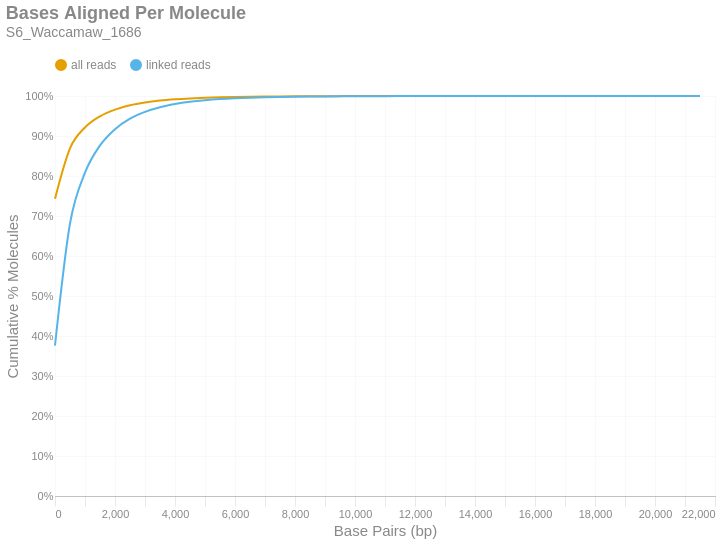

Notebook cell for this chart:
### Markdown cell above
### Bases Aligned Per Molecule
This is a cumulative frequency distribution showing the number of base pairs aligned per unique molecule. These data are shown in 500 bp bins. There are two distributions: one with `all reads` (yellow) and another with only `linked reads` (blue). The percent of molecules in the `linked reads` distribution is relative to the total number of linked molecules.

### Code cell
if SKIPLR:
    print_html(f"Skipped")
else:
    binned_df = consolidated_hist(valids['aligned_bp'], mask, 500, True)
    with SafeRender(binned_df):
        (
            density_plot(binned_df, 'Bases Aligned Per Molecule', samplename, 'basesper')
            .encode(
                x=alt.X('bin:Q', title="Base Pairs (bp)").axis(tickMinStep=500).scale(padding=0),
                y=alt.Y('value:Q', title='Cumulative % Molecules')
                    .axis(format='%')
                    .scale(domain = [0,1])
                    .stack(False),
                color=alt.Color("key:N").scale(domain = ["all reads", "linked reads"]),
                tooltip = [
                    alt.Tooltip("key:N", title = "Data Type"),
                    alt.Tooltip("range_label:N", title="Bases Aligned Per Molecule"),
                    alt.Tooltip("value:Q", format = ".2%", title="% Molecules (Cum.)")
                ]
            )
        ).display()

### Figure 1 — Vega-Lite specification as saved in the notebook (floating-point values rounded to 4 significant figures)
{"width": "container", "height": 400, "config": {"title": {"anchor": "start", "dy": -15, "fontSize": 18, "color": "#888888", "subtitleColor": "#888888", "subtitleFontSize": 14}, "arc": {"fill": "#0072B2"}, "axis": {"domainColor": "#888888", "domainWidth": 0.5, "gridWidth": 0.2, "grid": false, "titleFontWeight": 400, "titleFontSize": 15, "labelFontSize": 11, "labelColor": "#888888", "tickColor": "#888888", "tickWidth": 0.2, "titleColor": "#888888"}, "axisBand": {"grid": false}, "axisX": {"grid": true, "tickSize": 10, "domainCap": "round"}, "axisY": {"domain": false, "grid": true, "tickSize": 0, "domainCap": "round"}, "background": "transparent", "header": {"labelFontSize": 15, "labelColor": "#888888", "titleFontSize": 15, "titleFontWeight": 600, "titleColor": "#888888"}, "legend": {"labelFont": "sans-serif", "labelFontSize": 12, "labelColor": "#888888", "symbolSize": 100, "symbolType": "circle", "titleFontSize": 12, "titlePadding": 10, "titleColor": "#888888", "title": null, "orient": "top"}, "range": {"category": ["#E69F00", "#56B4E9", "#009E73", "#F0E442", "#0072B2", "#D55E00", "#CC79A7", "#000000"], "diverging": ["#cfe8f3", "#a2d4ec", "#73bfe2", "#46abdb", "#1696d2", "#12719e"]}, "area": {"fill": "#0072B2", "fillOpacity": 0.7, "line": true, "strokeOpacity": 0.7}, "line": {"color": "#0072B2", "stroke": "#0072B2", "strokeWidth": 2}, "trail": {"color": "#0072B2", "stroke": "#0072B2", "strokeWidth": 0, "size": 1}, "point": {"filled": true, "fillOpacity": 1.0, "size": 95}, "text": {"color": "#888888", "fontSize": 11, "align": "right", "fontWeight": 400, "size": 11}, "bar": {"fill": "#0072B2", "stroke": null}, "view": {"stroke": null, "continuousWidth": 660, "continuousHeight": 400}}, "data": {"name": "data-546f14a34385349429aea20e91fed79c"}, "mark": {"type": "line", "interpolate": "monotone", "point": {"opacity": 0, "size": 275}}, "encoding": {"color": {"field": "key", "scale": {"domain": ["all reads", "linked reads"]}, "type": "nominal"}, "tooltip": [{"field": "key", "title": "Data Type", "type": "nominal"}, {"field": "range_label", "title": "Bases Aligned Per Molecule", "type": "nominal"}, {"field": "value", "format": ".2%", "title": "% Molecules (Cum.)", "type": "quantitative"}], "x": {"axis": {"tickMinStep": 500}, "field": "bin", "scale": {"padding": 0}, "title": "Base Pairs (bp)", "type": "quantitative"}, "y": {"axis": {"format": "%"}, "field": "value", "scale": {"domain": [0, 1]}, "stack": false, "title": "Cumulative % Molecules", "type": "quantitative"}}, "params": [{"name": "param_c36ac31b6afebe62", "select": {"type": "point", "fields": ["key"]}, "bind": "legend"}], "title": {"text": "Bases Aligned Per Molecule", "subtitle": "S6_Waccamaw_1686"}, "transform": [{"fold": ["all reads (cumsum)", "linked reads (cumsum)"]}, {"calculate": "replace(datum.key, ' (cumsum)', '')", "as": "key"}, {"filter": {"param": "param_c36ac31b6afebe62"}}], "usermeta": {"embedOptions": {"downloadFileName": "S6_Waccamaw_1686.basesper"}}, "$schema": "https://vega.github.io/schema/vega-lite/v6.1.0.json", "datasets": {"data-546f14a34385349429aea20e91fed79c": [{"bin": "0.0", "interval": "0.0-500.0", "all reads": 0.7433, "linked reads": 0.376, "all reads (cumsum)": 0.7433, "linked reads (cumsum)": 0.376, "range_label": "0-499"}, {"bin": "500.0", "interval": "500.0-1000.0", "all reads": 0.1259, "linked reads": 0.3051, "all reads (cumsum)": 0.8692, "linked reads (cumsum)": 0.6811, "range_label": "500-999"}, {"bin": "1000.0", "interval": "1000.0-1500.0", "all reads": 0.0522, "linked reads": 0.1271, "all reads (cumsum)": 0.9214, "linked reads (cumsum)": 0.8083, "range_label": "1000-1499"}, {"bin": "1500.0", "interval": "1500.0-2000.0", "all reads": 0.02794, "linked reads": 0.06812, "all reads (cumsum)": 0.9493, "linked reads (cumsum)": 0.8764, "range_label": "1500-1999"}, {"bin": "2000.0", "interval": "2000.0-2500.0", "all reads": 0.01668, "linked reads": 0.04067, "all reads (cumsum)": 0.966, "linked reads (cumsum)": 0.9171, "range_label": "2000-2499"}, {"bin": "2500.0", "interval": "2500.0-3000.0", "all reads": 0.01083, "linked reads": 0.02641, "all reads (cumsum)": 0.9768, "linked reads (cumsum)": 0.9435, "range_label": "2500-2999"}, {"bin": "3000.0", "interval": "3000.0-3500.0", "all reads": 0.006961, "linked reads": 0.01698, "all reads (cumsum)": 0.9838, "linked reads (cumsum)": 0.9605, "range_label": "3000-3499"}, {"bin": "3500.0", "interval": "3500.0-4000.0", "all reads": 0.00475, "linked reads": 0.01158, "all reads (cumsum)": 0.9885, "linked reads (cumsum)": 0.972, "range_label": "3500-3999"}, {"bin": "4000.0", "interval": "4000.0-4500.0", "all reads": 0.0032, "linked reads": 0.007803, "all reads (cumsum)": 0.9917, "linked reads (cumsum)": 0.9798, "range_label": "4000-4499"}, {"bin": "4500.0", "interval": "4500.0-5000.0", "all reads": 0.00231, "linked reads": 0.005633, "all reads (cumsum)": 0.994, "linked reads (cumsum)": 0.9855, "range_label": "4500-4999"}, {"bin": "5000.0", "interval": "5000.0-5500.0", "all reads": 0.001619, "linked reads": 0.003948, "all reads (cumsum)": 0.9957, "linked reads (cumsum)": 0.9894, "range_label": "5000-5499"}, {"bin": "5500.0", "interval": "5500.0-6000.0", "all reads": 0.00117, "linked reads": 0.002852, "all reads (cumsum)": 0.9968, "linked reads (cumsum)": 0.9923, "range_label": "5500-5999"}, {"bin": "6000.0", "interval": "6000.0-6500.0", "all reads": 0.0008357, "linked reads": 0.002038, "all reads (cumsum)": 0.9977, "linked reads (cumsum)": 0.9943, "range_label": "6000-6499"}, {"bin": "6500.0", "interval": "6500.0-7000.0", "all reads": 0.0006295, "linked reads": 0.001535, "all reads (cumsum)": 0.9983, "linked reads (cumsum)": 0.9958, "range_label": "6500-6999"}, {"bin": "7000.0", "interval": "7000.0-7500.0", "all reads": 0.0004366, "linked reads": 0.001065, "all reads (cumsum)": 0.9987, "linked reads (cumsum)": 0.9969, "range_label": "7000-7499"}, {"bin": "7500.0", "interval": "7500.0-8000.0", "all reads": 0.000326, "linked reads": 0.0007949, "all reads (cumsum)": 0.9991, "linked reads (cumsum)": 0.9977, "range_label": "7500-7999"}, {"bin": "8000.0", "interval": "8000.0-8500.0", "all reads": 0.0002494, "linked reads": 0.0006081, "all reads (cumsum)": 0.9993, "linked reads (cumsum)": 0.9983, "range_label": "8000-8499"}, {"bin": "8500.0", "interval": "8500.0-9000.0", "all reads": 0.0001745, "linked reads": 0.0004256, "all reads (cumsum)": 0.9995, "linked reads (cumsum)": 0.9987, "range_label": "8500-8999"}, {"bin": "9000.0", "interval": "9000.0-9500.0", "all reads": 0.0001117, "linked reads": 0.0002725, "all reads (cumsum)": 0.9996, "linked reads (cumsum)": 0.999, "range_label": "9000-9499"}, {"bin": "9500.0", "interval": "9500.0-10000.0", "all reads": 9.1e-05, "linked reads": 0.0002219, "all reads (cumsum)": 0.9997, "linked reads (cumsum)": 0.9992, "range_label": "9500-9999"}, {"bin": "10000.0", "interval": "10000.0-10500.0", "all reads": 8.293e-05, "linked reads": 0.0002022, "all reads (cumsum)": 0.9998, "linked reads (cumsum)": 0.9994, "range_label": "10000-10499"}, {"bin": "10500.0", "interval": "10500.0-11000.0", "all reads": 5.702e-05, "linked reads": 0.000139, "all reads (cumsum)": 0.9998, "linked reads (cumsum)": 0.9996, "range_label": "10500-10999"}, {"bin": "11000.0", "interval": "11000.0-11500.0", "all reads": 4.435e-05, "linked reads": 0.0001081, "all reads (cumsum)": 0.9999, "linked reads (cumsum)": 0.9997, "range_label": "11000-11499"}, {"bin": "11500.0", "interval": "11500.0-12000.0", "all reads": 3.225e-05, "linked reads": 7.865e-05, "all reads (cumsum)": 0.9999, "linked reads (cumsum)": 0.9998, "range_label": "11500-11999"}, {"bin": "12000.0", "interval": "12000.0-12500.0", "all reads": 2.016e-05, "linked reads": 4.916e-05, "all reads (cumsum)": 0.9999, "linked reads (cumsum)": 0.9998, "range_label": "12000-12499"}, {"bin": "12500.0", "interval": "12500.0-13000.0", "all reads": 1.785e-05, "linked reads": 4.354e-05, "all reads (cumsum)": 0.9999, "linked reads (cumsum)": 0.9999, "range_label": "12500-12999"}, {"bin": "13000.0", "interval": "13000.0-13500.0", "all reads": 1.497e-05, "linked reads": 3.652e-05, "all reads (cumsum)": 1.0, "linked reads (cumsum)": 0.9999, "range_label": "13000-13499"}, {"bin": "13500.0", "interval": "13500.0-14000.0", "all reads": 1.037e-05, "linked reads": 2.528e-05, "all reads (cumsum)": 1.0, "linked reads (cumsum)": 0.9999, "range_label": "13500-13999"}, {"bin": "14000.0", "interval": "14000.0-14500.0", "all reads": 8.063e-06, "linked reads": 1.966e-05, "all reads (cumsum)": 1.0, "linked reads (cumsum)": 0.9999, "range_label": "14000-14499"}, {"bin": "14500.0", "interval": "14500.0-15000.0", "all reads": 7.487e-06, "linked reads": 1.826e-05, "all reads (cumsum)": 1.0, "linked reads (cumsum)": 1.0, "range_label": "14500-14999"}, {"bin": "15000.0", "interval": "15000.0-15500.0", "all reads": 5.183e-06, "linked reads": 1.264e-05, "all reads (cumsum)": 1.0, "linked reads (cumsum)": 1.0, "range_label": "15000-15499"}, {"bin": "15500.0", "interval": "15500.0-16000.0", "all reads": 2.304e-06, "linked reads": 5.618e-06, "all reads (cumsum)": 1.0, "linked reads (cumsum)": 1.0, "range_label": "15500-15999"}, {"bin": "16000.0", "interval": "16000.0-16500.0", "all reads": 1.152e-06, "linked reads": 2.809e-06, "all reads (cumsum)": 1.0, "linked reads (cumsum)": 1.0, "range_label": "16000-16499"}, {"bin": "16500.0", "interval": "16500.0-17000.0", "all reads": 3.456e-06, "linked reads": 8.427e-06, "all reads (cumsum)": 1.0, "linked reads (cumsum)": 1.0, "range_label": "16500-16999"}, {"bin": "17000.0", "interval": "17000.0-17500.0", "all reads": 2.304e-06, "linked reads": 5.618e-06, "all reads (cumsum)": 1.0, "linked reads (cumsum)": 1.0, "range_label": "17000-17499"}, {"bin": "17500.0", "interval": "17500.0-18000.0", "all reads": 1.152e-06, "linked reads": 2.809e-06, "all reads (cumsum)": 1.0, "linked reads (cumsum)": 1.0, "range_label": "17500-17999"}, {"bin": "18000.0", "interval": "18000.0-18500.0", "all reads": 1.152e-06, "linked reads": 2.809e-06, "all reads (cumsum)": 1.0, "linked reads (cumsum)": 1.0, "range_label": "18000-18499"}, {"bin": "18500.0", "interval": "18500.0-19000.0", "all reads": 1.152e-06, "linked reads": 2.809e-06, "all reads (cumsum)": 1.0, "linked reads (cumsum)": 1.0, "range_label": "18500-18999"}, {"bin": "19000.0", "interval": "19000.0-19500.0", "all reads": 0.0, "linked reads": 0.0, "all reads (cumsum)": 1.0, "linked reads (cumsum)": 1.0, "range_label": "19000-19499"}, {"bin": "19500.0", "interval": "19500.0-20000.0", "all reads": 5.759e-07, "linked reads": 1.404e-06, "all reads (cumsum)": 1.0, "linked reads (cumsum)": 1.0, "range_label": "19500-19999"}, {"bin": "20000.0", "interval": "20000.0-20500.0", "all reads": 0.0, "linked reads": 0.0, "all reads (cumsum)": 1.0, "linked reads (cumsum)": 1.0, "range_label": "20000-20499"}, {"bin": "20500.0", "interval": "20500.0-21000.0", "all reads": 0.0, "linked reads": 0.0, "all reads (cumsum)": 1.0, "linked reads (cumsum)": 1.0, "range_label": "20500-20999"}, {"bin": "21000.0", "interval": "21000.0-21500.0", "all reads": 0.0, "linked reads": 0.0, "all reads (cumsum)": 1.0, "linked reads (cumsum)": 1.0, "range_label": "21000-21499"}, {"bin": "21500.0", "interval": "21500.0-22000.0", "all reads": 5.759e-07, "linked reads": 1.404e-06, "all reads (cumsum)": 1.0, "linked reads (cumsum)": 1.0, "range_label": "21500-21999"}]}}
